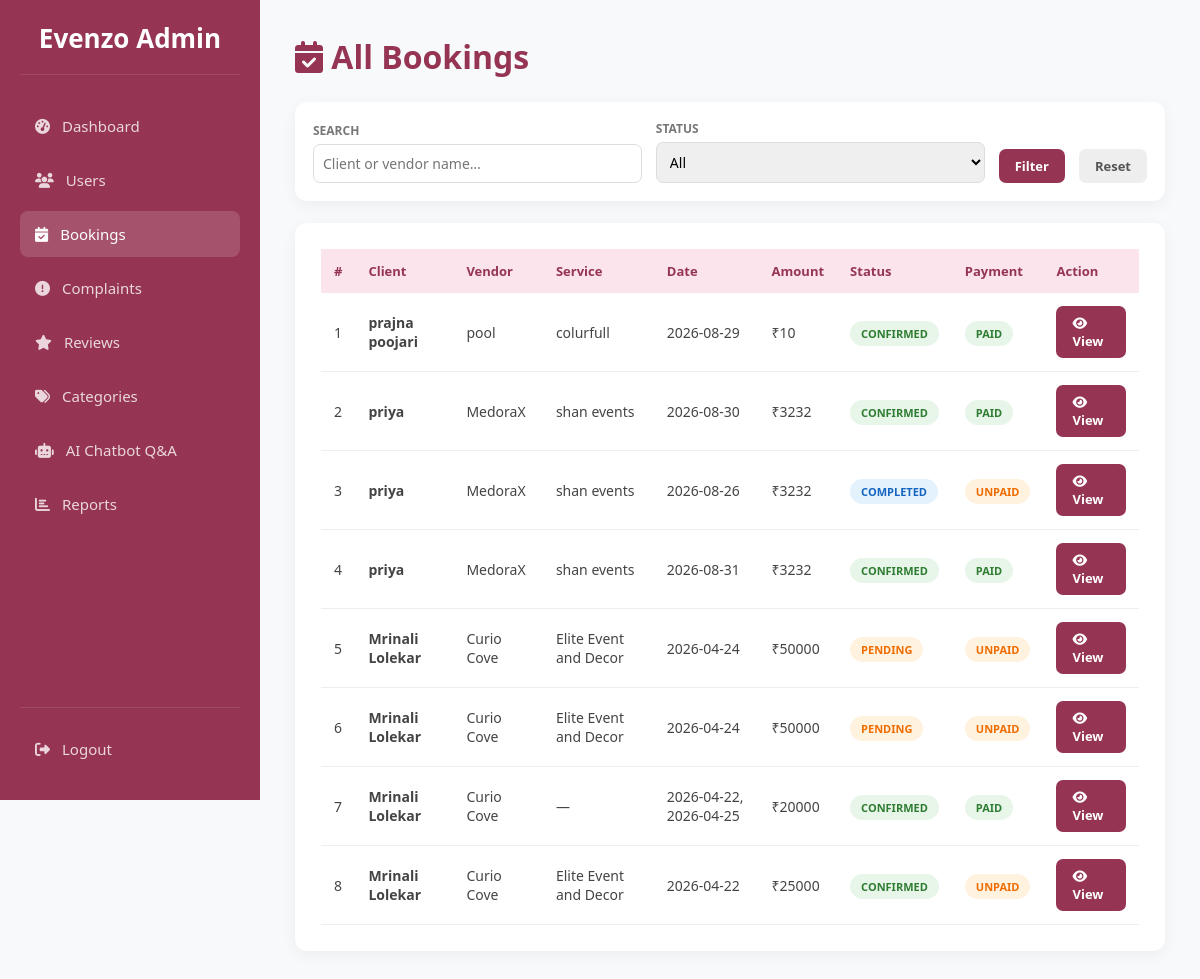
Screenshot of /admin/bookings (signed in) with the database file from the repository.
### tables this page shows
CREATE TABLE bookings (
            id INTEGER PRIMARY KEY AUTOINCREMENT,
            client_id INTEGER NOT NULL,
            manager_id INTEGER NOT NULL,
            service_id INTEGER,
            event_date DATE NOT NULL,
            status TEXT DEFAULT 'pending', -- pending, confirmed, rejected
            total_amount REAL,
            payment_status TEXT DEFAULT 'unpaid',
            created_at TIMESTAMP DEFAULT CURRENT_TIMESTAMP, client_phone TEXT, client_message TEXT, selected_package TEXT, event_location TEXT, cancelled_by TEXT, cancel_reason TEXT, transaction_id TEXT, receipt_number TEXT, cf_order_id TEXT,
            FOREIGN KEY (client_id) REFERENCES users (id),
            FOREIGN KEY (manager_id) REFERENCES users (id),
            FOREIGN KEY (service_id) REFERENCES services (id)
        );

CREATE TABLE users (
            id INTEGER PRIMARY KEY AUTOINCREMENT,
            full_name TEXT NOT NULL,
            email TEXT UNIQUE NOT NULL,
            password TEXT NOT NULL,
            role TEXT CHECK(role IN ('user', 'admin', 'eventmanager')) NOT NULL,
            is_approved INTEGER DEFAULT 0, -- 0=Pending, 1=Approved by Admin
            created_at TIMESTAMP DEFAULT CURRENT_TIMESTAMP
        , reset_otp TEXT, is_active INTEGER DEFAULT 1);

CREATE TABLE manager_profiles (
            id INTEGER PRIMARY KEY AUTOINCREMENT,
            user_id INTEGER NOT NULL,
            business_name TEXT NOT NULL,
            phone TEXT NOT NULL,
            license_path TEXT, -- Path to uploaded JPEG/PDF license
            bio TEXT,
            base_price REAL DEFAULT 0.0,
            rating REAL DEFAULT 0.0, profile_pic TEXT, location TEXT, -- For the "Ratings/Reviews system"
            FOREIGN KEY (user_id) REFERENCES users (id) ON DELETE CASCADE
        );

CREATE TABLE services (
                id INTEGER PRIMARY KEY AUTOINCREMENT,
                manager_id INTEGER NOT NULL,
                category TEXT,
                service_name TEXT NOT NULL,
                service_location TEXT,       
                services_offered TEXT,       
                experience_years INTEGER,    
                pricing TEXT,                
                images TEXT,                 
                description TEXT, unavailable_dates TEXT, pkg_basic_name TEXT DEFAULT 'Basic (Silver)', pkg_basic_price REAL DEFAULT 0.0, pkg_basic_desc TEXT, pkg_premium_name TEXT DEFAULT 'Premium (Gold)', pkg_premium_price REAL DEFAULT 0.0, pkg_premium_desc TEXT, pkg_luxury_name TEXT DEFAULT 'Luxury (Platinum)', pkg_luxury_price REAL DEFAULT 0.0, pkg_luxury_desc TEXT, package_tier TEXT DEFAULT 'Standard', is_active INTEGER DEFAULT 1,
                FOREIGN KEY (manager_id) REFERENCES users (id) ON DELETE CASCADE
            );

### app.py (the view)
@app.route('/admin/bookings')
def admin_bookings():
    if 'user_id' not in session or session['role'] != 'admin':
        return redirect(url_for('index'))
    conn = get_db_connection()
    status_f = request.args.get('status', '')
    search   = request.args.get('q', '')
    query = '''
        SELECT b.*, u.full_name as client_name, m.business_name, s.service_name
        FROM bookings b
        JOIN users u ON b.client_id=u.id
        JOIN manager_profiles m ON b.manager_id=m.user_id
        LEFT JOIN services s ON b.service_id=s.id WHERE 1=1
    '''
    params = []
    if status_f:
        query += " AND b.status=?"
        params.append(status_f)
    if search:
        query += " AND (u.full_name LIKE ? OR m.business_name LIKE ?)"
        params += [f'%{search}%', f'%{search}%']
    query += " ORDER BY b.created_at DESC"
    bookings = conn.execute(query, params).fetchall()
    conn.close()
    return render_template('admin_bookings.html', bookings=bookings, status_f=status_f, search=search)

### app.py (called while the page is built)
def get_db_connection():
    conn = sqlite3.connect('database.db', timeout=10)
    conn.row_factory = sqlite3.Row
    conn.execute("PRAGMA foreign_keys = ON")
    return conn

### frontend/templates/admin_bookings.html (shortened to what this page needs)
<!DOCTYPE html>
<html lang="en">
<head>
<link rel="stylesheet" href="https://cdnjs.cloudflare.com/ajax/libs/font-awesome/6.4.0/css/all.min.css">
</head>
<body>
<div class="sidebar">
  <div class="logo">Evenzo Admin</div>
  <nav>
    <a class="nav-item" href="{{ url_for('admin_dashboard') }}"><i class="fas fa-tachometer-alt"></i> Dashboard</a>
    <a class="nav-item" href="{{ url_for('admin_users') }}"><i class="fas fa-users"></i> Users</a>
    <a class="nav-item active" href="{{ url_for('admin_bookings') }}"><i class="fas fa-calendar-check"></i> Bookings</a>
    <a class="nav-item" href="{{ url_for('admin_complaints') }}"><i class="fas fa-exclamation-circle"></i> Complaints</a>
    <a class="nav-item" href="{{ url_for('admin_reviews') }}"><i class="fas fa-star"></i> Reviews</a>
    <a class="nav-item" href="{{ url_for('admin_categories') }}"><i class="fas fa-tags"></i> Categories</a>
    <a class="nav-item" href="{{ url_for('admin_chatbot') }}"><i class="fas fa-robot"></i> AI Chatbot Q&A</a>
    <a class="nav-item" href="{{ url_for('admin_reports') }}"><i class="fas fa-chart-bar"></i> Reports</a>
  </nav>
  <div class="logout-box"><a class="nav-item" href="{{ url_for('logout') }}"><i class="fas fa-sign-out-alt"></i> Logout</a></div>
</div>
<div class="main">
  <h1 style="color:var(--primary);margin-bottom:24px"><i class="fas fa-calendar-check"></i> All Bookings</h1>
  <form method="GET" class="filter-bar">
    <div class="fg"><label>Search</label><input name="q" value="{{ search }}" placeholder="Client or vendor name…"></div>
    <div class="fg"><label>Status</label>
      <select name="status">
        <option value="">All</option>
      </select>
    </div>
    <button type="submit" class="btn">Filter</button>
    <a href="{{ url_for('admin_bookings') }}" class="btn" style="background:#eee;color:#555;text-decoration:none">Reset</a>
  </form>
  <div class="card">
    {% if bookings %}
    <div style="overflow-x:auto">
    <table><thead><tr><th>#</th><th>Client</th><th>Vendor</th><th>Service</th><th>Date</th><th>Amount</th><th>Status</th><th>Payment</th><th>Action</th></tr></thead><tbody>
    {% for b in bookings %}
    <tr>
      <td>{{ loop.index }}</td>
      <td><strong>{{ b.client_name }}</strong></td>
      <td>{{ b.business_name }}</td>
      <td>{{ b.service_name or '—' }}</td>
      <td>{{ b.event_date }}</td>
      <td>₹{{ "%.0f"|format(b.total_amount or 0) }}</td>
      <td><span class="badge badge-{{ b.status }}">{{ b.status }}</span></td>
      <td><span class="badge badge-{{ b.payment_status }}">{{ b.payment_status }}</span></td>
      <td><a href="{{ url_for('admin_view_booking', booking_id=b.id) }}" class="btn btn-view btn-sm"><i class="fas fa-eye"></i> View</a></td>
    </tr>
    {% endfor %}
    </tbody></table></div>
    {% else %}
    <p style="text-align:center;padding:40px;color:#aaa">No bookings found.</p>
    {% endif %}
  </div>
</div>
</body>
</html>

### frontend/templates/admin_bookings.html (style rules this page uses)
:root { --primary:#953553;--bg:#f8f9fa;--sw:260px }
* { margin:0;padding:0;box-sizing:border-box;font-family:'Segoe UI',sans-serif }
body { background:var(--bg);display:flex;min-height:100vh }
.sidebar { width:var(--sw);background:var(--primary);height:100vh;position:fixed;left:0;top:0;color:#fff;padding:20px;display:flex;flex-direction:column;z-index:1000 }
.sidebar .logo { font-size:26px;font-weight:bold;text-align:center;border-bottom:1px solid rgba(255,255,255,.1);padding-bottom:18px;margin-bottom:28px }
.nav-item { padding:13px 15px;margin-bottom:8px;border-radius:8px;display:flex;align-items:center;gap:12px;color:rgba(255,255,255,.8);text-decoration:none;transition:.3s;font-size:15px }
.nav-item:hover,.nav-item.active { background:rgba(255,255,255,.15);color:#fff }
.logout-box { margin-top:auto;padding-top:18px;border-top:1px solid rgba(255,255,255,.1) }
.main { margin-left:var(--sw);width:calc(100% - var(--sw));padding:35px;min-height:100vh }
.card { background:#fff;border-radius:12px;padding:26px;box-shadow:0 4px 15px rgba(0,0,0,.05);margin-bottom:26px }
.filter-bar { display:flex;gap:14px;background:#fff;padding:18px;border-radius:12px;box-shadow:0 4px 15px rgba(0,0,0,.05);margin-bottom:22px;flex-wrap:wrap;align-items:flex-end }
.fg { display:flex;flex-direction:column;flex:1;min-width:160px }
.fg label { font-size:12px;font-weight:bold;color:#777;margin-bottom:5px;text-transform:uppercase }
.fg input,.fg select { padding:9px;border:1px solid #ddd;border-radius:7px;font-size:14px;outline:none }
table { width:100%;border-collapse:collapse }
th { text-align:left;padding:13px;background:#fce4ec;color:var(--primary);font-size:13px }
td { padding:13px;border-bottom:1px solid #eee;font-size:14px;color:#444;vertical-align:middle }
.badge { padding:5px 11px;border-radius:20px;font-size:11px;font-weight:bold;text-transform:uppercase }
.badge-pending { background:#fff3e0;color:#ef6c00 }
.badge-confirmed { background:#e8f5e9;color:#2e7d32 }
.badge-completed { background:#e3f2fd;color:#1565c0 }
.badge-paid { background:#e8f5e9;color:#2e7d32 }
.badge-unpaid { background:#fff3e0;color:#ef6c00 }
.btn { display:inline-block;padding:8px 16px;border-radius:7px;font-weight:600;font-size:13px;text-decoration:none;border:none;cursor:pointer;background:var(--primary);color:#fff;transition:.2s }

### rows the page displays
bookings: client_name "prajna poojari", business_name "pool", service_name "colurfull", event_date "2026-08-29", total_amount "10", status "CONFIRMED", payment_status "PAID"
bookings: client_name "priya", business_name "MedoraX", service_name "shan events", event_date "2026-08-30", total_amount "3232", status "CONFIRMED", payment_status "PAID"
bookings: client_name "priya", business_name "MedoraX", service_name "shan events", event_date "2026-08-26", total_amount "3232", status "COMPLETED", payment_status "UNPAID"
bookings: client_name "priya", business_name "MedoraX", service_name "shan events", event_date "2026-08-31", total_amount "3232", status "CONFIRMED", payment_status "PAID"
bookings: client_name "Mrinali Lolekar", business_name "Curio Cove", service_name "Elite Event and Decor", event_date "2026-04-24", total_amount "50000", status "PENDING", payment_status "UNPAID"
bookings: client_name "Mrinali Lolekar", business_name "Curio Cove", service_name "Elite Event and Decor", event_date "2026-04-24", total_amount "50000", status "PENDING", payment_status "UNPAID"
bookings: client_name "Mrinali Lolekar", business_name "Curio Cove", service_name "—", event_date "2026-04-22, 2026-04-25", total_amount "20000", status "CONFIRMED", payment_status "PAID"
bookings: client_name "Mrinali Lolekar", business_name "Curio Cove", service_name "Elite Event and Decor", event_date "2026-04-22", total_amount "25000", status "CONFIRMED", payment_status "UNPAID"
